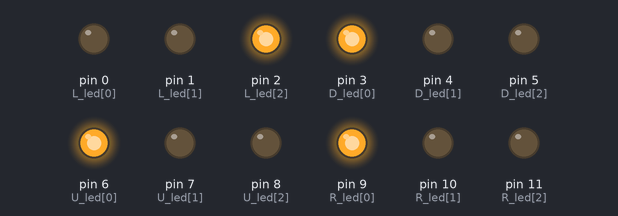
A sketch run on a simulated Arduino Uno, built with avr-gcc and run on an emulated ATmega328P. Shown: output pins drawn as LEDs (lit = HIGH).

Above: at 0.1 s.
At 2.1 s:
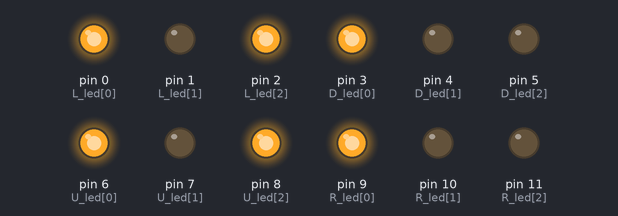
At 4.1 s:
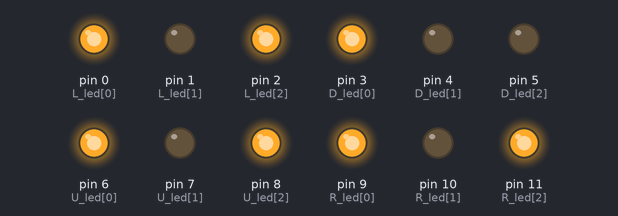
At 6.1 s:
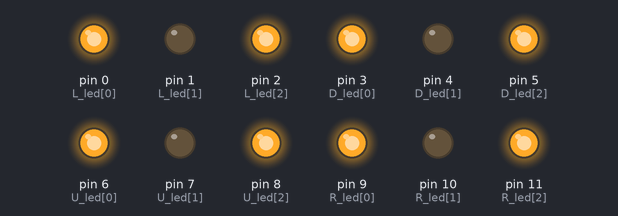
Timing chart, 0 to 7.6 s (numbered marks = the images above):
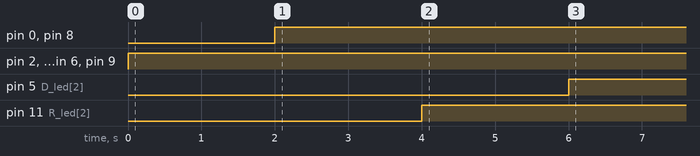

The sketch:

test-05.ino
```cpp
//LED Labels, led1 = red, led2 = orange, led3 = green
int L_led[3] = {0, 1, 2};
int D_led[3] = {3, 4, 5};
int U_led[3] = {6, 7, 8};
int R_led[3] = {9, 10, 11};
int led_direction[4] = {L_led, D_led, U_led, R_led};
int red_time = 1000, green_time = 2000, orange_time = 500;
int cycle = 1;

void setup() {
  // put your setup code here, to run once:
pinMode(0, OUTPUT);
pinMode(1, OUTPUT);
pinMode(2, OUTPUT);
pinMode(3, OUTPUT);
pinMode(4, OUTPUT);
pinMode(5, OUTPUT);
pinMode(6, OUTPUT);
pinMode(7, OUTPUT);
pinMode(8, OUTPUT);
pinMode(9, OUTPUT);
pinMode(10, OUTPUT);
pinMode(11, OUTPUT);
}

void loop() {
// put your main code here, to run repeatedly:
while (cycle <= 4)
{

    if (cycle == 1)
      {
        digitalWrite(L_led[2], HIGH);
        digitalWrite(D_led[0], HIGH);
        digitalWrite(U_led[0], HIGH);
        digitalWrite(R_led[0], HIGH);
        delay(green_time);
        cycle++;
      }

    else if (cycle == 2)
      {
        digitalWrite(L_led[0], HIGH);
        digitalWrite(D_led[0], HIGH);
        digitalWrite(U_led[2], HIGH);
        digitalWrite(R_led[0], HIGH);
        delay(green_time);
        cycle++;
      }


    else if (cycle == 3)
      {
        digitalWrite(L_led[0], HIGH);
        digitalWrite(D_led[0], HIGH);
        digitalWrite(U_led[0], HIGH);
        digitalWrite(R_led[2], HIGH);
        delay(green_time);
        cycle++;
      }


    else if (cycle == 4)
      {
        digitalWrite(L_led[0], HIGH);
        digitalWrite(D_led[2], HIGH);
        digitalWrite(U_led[0], HIGH);
        digitalWrite(R_led[0], HIGH);
        delay(green_time);
        cycle++;
      }

}//while loop end brace

cycle = 1;
}//void loop end brace
```

Measured:
- by itself, pin 0 (L_led[0]), pin 8 (U_led[2]): LOW → HIGH at 2.0 s
- by itself, pin 2 (L_led[2]), pin 3 (D_led[0]), pin 6 (U_led[0]), pin 9 (R_led[0]): LOW → HIGH at 0.00 s
- by itself, pin 5 (D_led[2]): LOW → HIGH at 6.0 s
- by itself, pin 11 (R_led[2]): LOW → HIGH at 4.0 s
